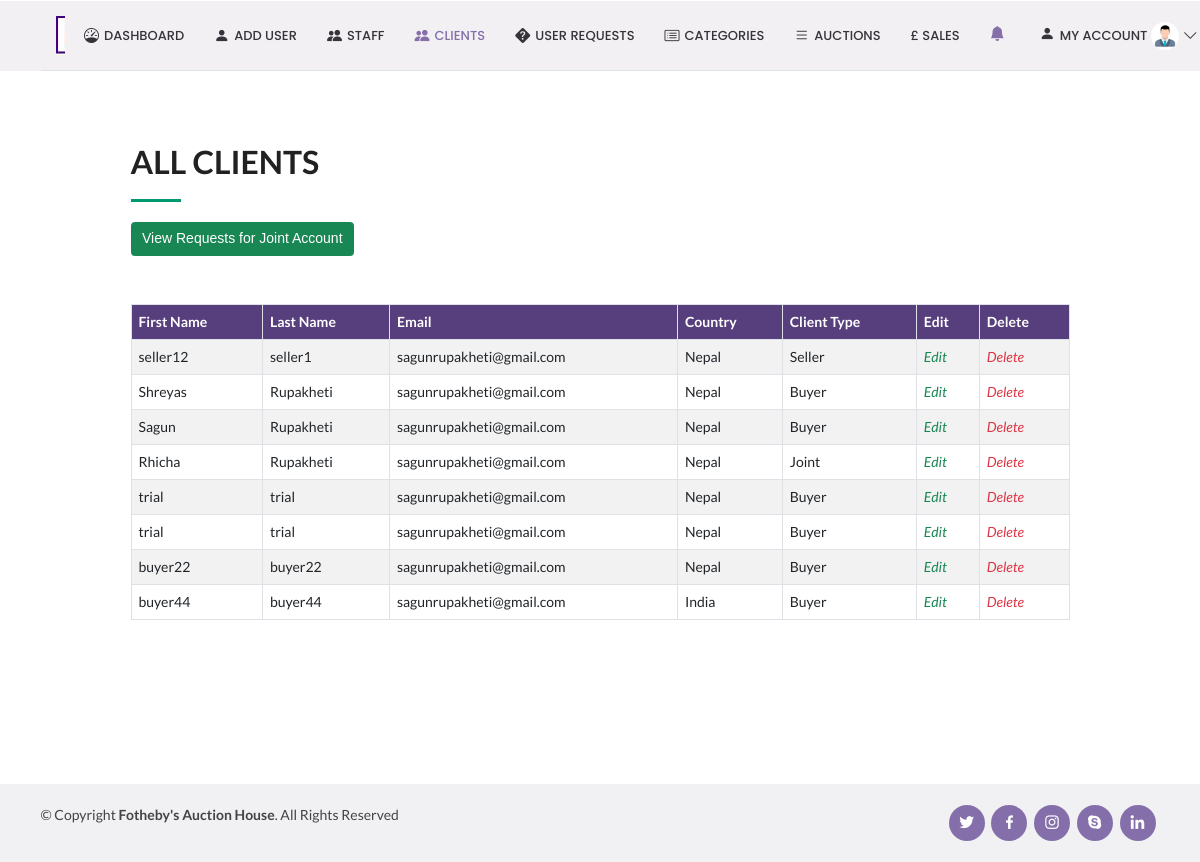
The page /showClients on the database its author committed.
### auction_app/models.py (models this page shows)
class UserProfileInfo(models.Model):
    user = models.OneToOneField(User, on_delete=models.PROTECT)
    firstName = models.CharField(max_length=255, )
    lastName = models.CharField(max_length=255, )
    email = models.EmailField(max_length=255,)
    dob = models.DateField(auto_now_add=False, auto_now=False, blank=True, validators=[eighteenYears])
    country = models.CharField(max_length=255, )
    city = models.CharField(max_length=255, )
    zip_code = models.CharField(max_length=5, )
    address = models.CharField(max_length=255, )
    country_code = models.CharField(max_length=255)
    contact = models.CharField(max_length=255, blank=True)
    bank_account_number = models.IntegerField()
    bank_sort_code= models.IntegerField()
    client_type = models.CharField(max_length=255)
    profile_pic = models.ImageField(upload_to='profile_pics', blank=True)

### auction_app/views.py (the view)
# urls.py: path('showClients', views.showClients, name='showClients'),
def showClients(request):
    userInfo = UserProfileInfo.objects.all().filter(client_type='Buyer') |UserProfileInfo.objects.all().filter(client_type='Seller')|UserProfileInfo.objects.all().filter(client_type='Joint')
    notification = Notification.objects.all().filter(concerned_to='Admin')
    return render(request,'showClients.html',{'userInfo':userInfo,'notification':notification})

### templates/showClients.html (shortened to what this page needs)
<!DOCTYPE html>
{% extends "adminDashboard.html"%}
{% load static %}
{% block body_block %}
    <section id="about" class="about bg-white" style="margin-left:10vw; width:80vw;min-height:80vh;">
      <div class="container">
          <div class="section-title mt-4" data-aos="fade-left">
              <h2>All Clients</h2>
          <a href="viewJoint"><input type="submit" class="btn btn-success" value="View Requests for Joint Account"></a>
        <div class="table-responsive" style="margin-top:6vh;">
          <table class="table table-bordered table-striped" id="dataTable" width="100%" cellspacing="0">
              <thead>
                  <tr class="text-white" style="background-color:#573E7D;">
                    <th>First Name</th>
                    <th>Last Name</th>
                    <th>Email</th>
                    <th>Country</th>
                    <th>Client Type</th>
                    <th>Edit</th>
                    <th>Delete</th>
                  </tr>
              </thead>
              <tbody>
                  {% if userInfo %}
                      {% for e in userInfo %}
                        <tr>
                          <td>{{e.firstName}} </td>
                          <td>{{e.lastName}} </td>
                          <td>{{e.email}} </td>
                          <td>{{e.country}} </td>
                          <td>{{e.client_type}} </td>
                          <td><a href="{% url 'editUser' e.user %}" style="text-decoration:none"><i class="fas fa-edit text-success">Edit</i></a></td>
                          <td><a href="{% url 'deleteUser' e.user %}" style="text-decoration:none"><i class="fas fa-edit text-danger">Delete</i></a></td>
                        </tr>
                      {% endfor %}
                    {% else %}
                      <h1>No requests yet!</h1>
                  {% endif %}
              </tbody>
          </table>
        </div>
      </div>
    </section>
{% endblock %}

### static/css/style.css (style rules this page uses)
body { font-family: "Open Sans", sans-serif; color: #444444; }
a { color: #009970; text-decoration: none; }
h1, h2, h3, h4, h5, h6 { font-family: "Raleway", sans-serif; }
section { padding: 60px 0; overflow: hidden; }
.section-title { padding-bottom: 30px; }
.section-title h2 { font-size: 32px; font-weight: bold; text-transform: uppercase; margin-bottom: 20px; padding-bottom: 20px; position: relative; }
.section-title h2::after { content: ''; position: absolute; display: block; width: 50px; height: 3px; background: #009970; bottom: 0; left: 0; }

### rows shown on the page
UserProfileInfo: firstName "seller12", lastName "seller1", email "sagunrupakheti@gmail.com", country "Nepal", client_type "Seller"
UserProfileInfo: firstName "Shreyas", lastName "Rupakheti", email "sagunrupakheti@gmail.com", country "Nepal", client_type "Buyer"
UserProfileInfo: firstName "Sagun", lastName "Rupakheti", email "sagunrupakheti@gmail.com", country "Nepal", client_type "Buyer"
UserProfileInfo: firstName "Rhicha", lastName "Rupakheti", email "sagunrupakheti@gmail.com", country "Nepal", client_type "Joint"
UserProfileInfo: firstName "trial", lastName "trial", email "sagunrupakheti@gmail.com", country "Nepal", client_type "Buyer"
UserProfileInfo: firstName "trial", lastName "trial", email "sagunrupakheti@gmail.com", country "Nepal", client_type "Buyer"
UserProfileInfo: firstName "buyer22", lastName "buyer22", email "sagunrupakheti@gmail.com", country "Nepal", client_type "Buyer"
UserProfileInfo: firstName "buyer44", lastName "buyer44", email "sagunrupakheti@gmail.com", country "India", client_type "Buyer"
